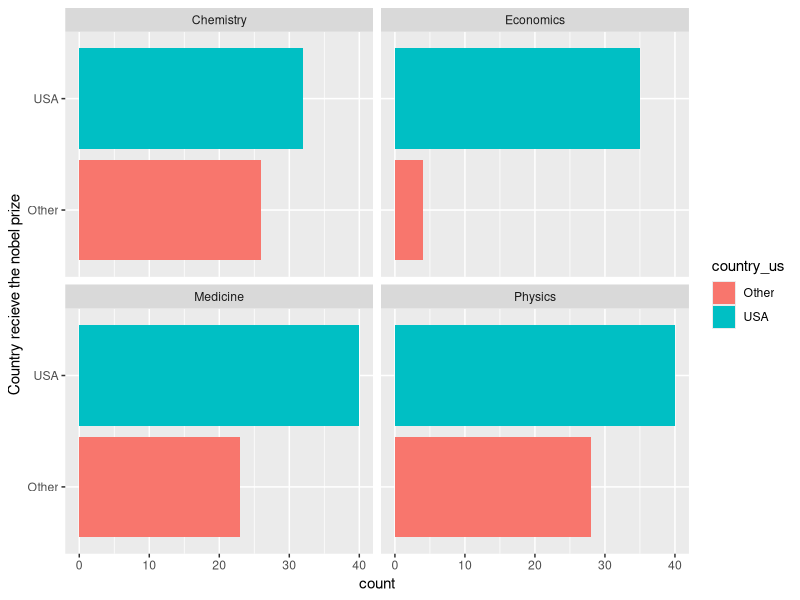
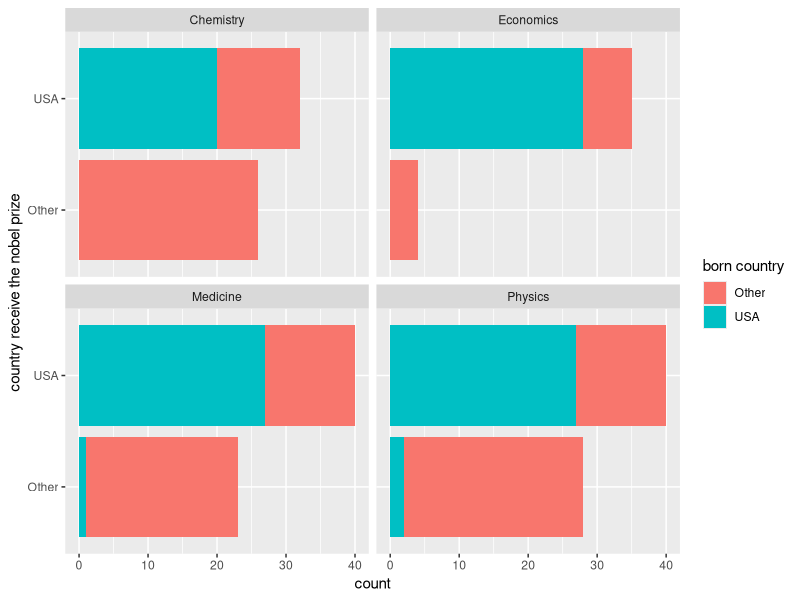

R code for these plots, in order:
## ---- chunk 1
knitr::opts_chunk$set(eval = TRUE)
## ---- chunk 2
library(tidyverse)
## ---- chunk 3
nobel <- read_csv("nobel.csv")
## ---- chunk 4
str(nobel)
## ---- chunk 5
nobel_living <- nobel %>%
  filter(
    !is.na(country),
    gender != "org",
    is.na(died_date)
  )
## ---- chunk 6
nobel_living <- nobel_living %>%
  mutate(
    country_us = if_else(country == "USA", "USA", "Other")
  )
## ---- chunk 7
nobel_living_science <- nobel_living %>%
  filter(category %in% c("Physics", "Medicine", "Chemistry", "Economics"))
## ---- chunk 8
ggplot(nobel_living_science, aes(x=country_us, fill = country_us)) +
  geom_bar() +
  facet_wrap(~category) +
  coord_flip() +
  labs(x="Country recieve the nobel prize ")
## ---- chunk 9
nobel %>% 
  mutate(born_us = if_else(born_country == "USA", "USA", "Other")) %>% 
  count(born_us)
## ---- chunk 10
n2<- nobel_living_science %>% 
  mutate(born_us=ifelse(born_country=="USA", "USA", "Other"))
## ---- chunk 11
ggplot(n2, aes(x=country_us, fill=born_us)) +
  geom_bar() +
  facet_wrap(~category) +
  coord_flip() +
  labs(x="country receive the nobel prize", fill = "born country")
## ---- chunk 12
nobel %>% 
  filter(country=="USA",
         born_country != "USA") %>% 
  count(born_country) %>% 
  arrange(desc(n))
